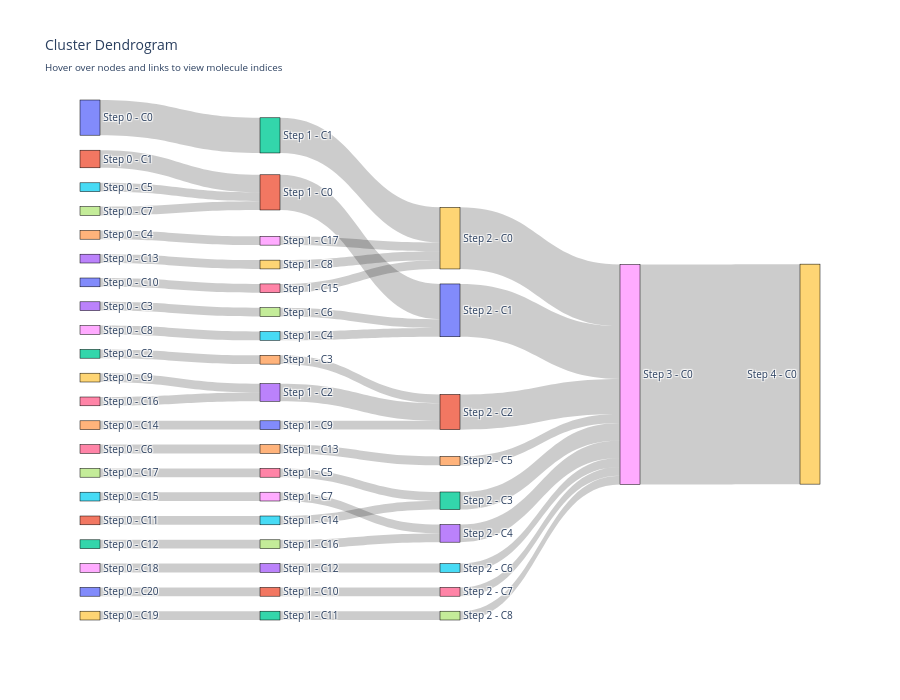

Write notebook code for a chart like this one.
### Code cell
cluster_dendrogram(smiles, min_size=0, steps = 5)

### Figure 1 — Plotly figure (JSON) as saved in the notebook; plotly's stock layout.template omitted (floating-point values rounded to 4 significant figures)
{"data": [{"link": {"customdata": ["4 molecules<br>Indices: [8, 5, 12, 21]", "2 molecules<br>Indices: [17, 23]", "1 molecules<br>Indices: [0]", "1 molecules<br>Indices: [1]", "1 molecules<br>Indices: [2]", "1 molecules<br>Indices: [3]", "1 molecules<br>Indices: [4]", "1 molecules<br>Indices: [6]", "1 molecules<br>Indices: [7]", "1 molecules<br>Indices: [9]", "1 molecules<br>Indices: [10]", "1 molecules<br>Indices: [11]", "1 molecules<br>Indices: [13]", "1 molecules<br>Indices: [14]", "1 molecules<br>Indices: [15]", "1 molecules<br>Indices: [16]", "1 molecules<br>Indices: [18]", "1 molecules<br>Indices: [19]", "1 molecules<br>Indices: [20]", "1 molecules<br>Indices: [22]", "1 molecules<br>Indices: [24]", "4 molecules<br>Indices: [17, 3, 6, 23]", "4 molecules<br>Indices: [8, 5, 12, 21]", "2 molecules<br>Indices: [9, 18]", "1 molecules<br>Indices: [0]", "1 molecules<br>Indices: [7]", "1 molecules<br>Indices: [19]", "1 molecules<br>Indices: [1]", "1 molecules<br>Indices: [16]", "1 molecules<br>Indices: [14]", "1 molecules<br>Indices: [15]", "1 molecules<br>Indices: [24]", "1 molecules<br>Indices: [22]", "1 molecules<br>Indices: [20]", "1 molecules<br>Indices: [4]", "1 molecules<br>Indices: [11]", "1 molecules<br>Indices: [10]", "1 molecules<br>Indices: [13]", "1 molecules<br>Indices: [2]", "7 molecules<br>Indices: [2, 5, 8, 10, 12, 14, 21]", "6 molecules<br>Indices: [1, 3, 6, 7, 17, 23]", "4 molecules<br>Indices: [0, 9, 18, 15]", "2 molecules<br>Indices: [11, 19]", "2 molecules<br>Indices: [16, 13]", "1 molecules<br>Indices: [4]", "1 molecules<br>Indices: [20]", "1 molecules<br>Indices: [24]", "1 molecules<br>Indices: [22]", "25 molecules<br>Indices: [0, 1, 2, 3, 4, 5, 6, 7, 8, 9, 10, 11, 12, 13, 14, 15, 16, 17, 18, 19, 20, 21, 22, 23, 24]"], "hovertemplate": "%{customdata}<extra></extra>", "source": [0, 1, 2, 3, 4, 5, 6, 7, 8, 9, 10, 11, 12, 13, 14, 15, 16, 17, 18, 19, 20, 21, 22, 23, 24, 25, 26, 27, 28, 29, 30, 31, 32, 33, 34, 35, 36, 37, 38, 39, 40, 41, 42, 43, 44, 45, 46, 47, 48], "target": [22, 21, 24, 27, 38, 21, 34, 21, 25, 23, 36, 35, 37, 29, 30, 28, 23, 26, 33, 32, 31, 40, 39, 41, 41, 40, 42, 40, 43, 39, 41, 46, 47, 45, 44, 42, 39, 43, 39, 48, 48, 48, 48, 48, 48, 48, 48, 48, 49], "value": [4, 2, 1, 1, 1, 1, 1, 1, 1, 1, 1, 1, 1, 1, 1, 1, 1, 1, 1, 1, 1, 4, 4, 2, 1, 1, 1, 1, 1, 1, 1, 1, 1, 1, 1, 1, 1, 1, 1, 7, 6, 4, 2, 2, 1, 1, 1, 1, 25]}, "node": {"customdata": ["Step 0 - C0<br>Molecules: [5, 8, 12, 21]", "Step 0 - C1<br>Molecules: [17, 23]", "Step 0 - C2<br>Molecules: [0]", "Step 0 - C3<br>Molecules: [1]", "Step 0 - C4<br>Molecules: [2]", "Step 0 - C5<br>Molecules: [3]", "Step 0 - C6<br>Molecules: [4]", "Step 0 - C7<br>Molecules: [6]", "Step 0 - C8<br>Molecules: [7]", "Step 0 - C9<br>Molecules: [9]", "Step 0 - C10<br>Molecules: [10]", "Step 0 - C11<br>Molecules: [11]", "Step 0 - C12<br>Molecules: [13]", "Step 0 - C13<br>Molecules: [14]", "Step 0 - C14<br>Molecules: [15]", "Step 0 - C15<br>Molecules: [16]", "Step 0 - C16<br>Molecules: [18]", "Step 0 - C17<br>Molecules: [19]", "Step 0 - C18<br>Molecules: [20]", "Step 0 - C19<br>Molecules: [22]", "Step 0 - C20<br>Molecules: [24]", "Step 1 - C0<br>Molecules: [6, 17, 23, 3]", "Step 1 - C1<br>Molecules: [5, 8, 12, 21]", "Step 1 - C2<br>Molecules: [9, 18]", "Step 1 - C3<br>Molecules: [0]", "Step 1 - C4<br>Molecules: [7]", "Step 1 - C5<br>Molecules: [19]", "Step 1 - C6<br>Molecules: [1]", "Step 1 - C7<br>Molecules: [16]", "Step 1 - C8<br>Molecules: [14]", "Step 1 - C9<br>Molecules: [15]", "Step 1 - C10<br>Molecules: [24]", "Step 1 - C11<br>Molecules: [22]", "Step 1 - C12<br>Molecules: [20]", "Step 1 - C13<br>Molecules: [4]", "Step 1 - C14<br>Molecules: [11]", "Step 1 - C15<br>Molecules: [10]", "Step 1 - C16<br>Molecules: [13]", "Step 1 - C17<br>Molecules: [2]", "Step 2 - C0<br>Molecules: [14, 5, 8, 12, 21, 10, 2]", "Step 2 - C1<br>Molecules: [6, 17, 23, 3, 1, 7]", "Step 2 - C2<br>Molecules: [0, 9, 18, 15]", "Step 2 - C3<br>Molecules: [11, 19]", "Step 2 - C4<br>Molecules: [13, 16]", "Step 2 - C5<br>Molecules: [4]", "Step 2 - C6<br>Molecules: [20]", "Step 2 - C7<br>Molecules: [24]", "Step 2 - C8<br>Molecules: [22]", "Step 3 - C0<br>Molecules: [4, 11, 19, 20, 0, 9, 18, 15, 14, 5, 8, 12, 21, 10, 2, 6, 17, 23, 3, 1, 7, 13, 16, 24, 22]", "Step 4 - C0<br>Molecules: [4, 11, 19, 20, 0, 9, 18, 15, 14, 5, 8, 12, 21, 10, 2, 6, 17, 23, 3, 1, 7, 13, 16, 24, 22]"], "hovertemplate": "%{customdata}<extra></extra>", "label": ["Step 0 - C0", "Step 0 - C1", "Step 0 - C2", "Step 0 - C3", "Step 0 - C4", "Step 0 - C5", "Step 0 - C6", "Step 0 - C7", "Step 0 - C8", "Step 0 - C9", "Step 0 - C10", "Step 0 - C11", "Step 0 - C12", "Step 0 - C13", "Step 0 - C14", "Step 0 - C15", "Step 0 - C16", "Step 0 - C17", "Step 0 - C18", "Step 0 - C19", "Step 0 - C20", "Step 1 - C0", "Step 1 - C1", "Step 1 - C2", "Step 1 - C3", "Step 1 - C4", "Step 1 - C5", "Step 1 - C6", "Step 1 - C7", "Step 1 - C8", "Step 1 - C9", "Step 1 - C10", "Step 1 - C11", "Step 1 - C12", "Step 1 - C13", "Step 1 - C14", "Step 1 - C15", "Step 1 - C16", "Step 1 - C17", "Step 2 - C0", "Step 2 - C1", "Step 2 - C2", "Step 2 - C3", "Step 2 - C4", "Step 2 - C5", "Step 2 - C6", "Step 2 - C7", "Step 2 - C8", "Step 3 - C0", "Step 4 - C0"], "line": {"color": "black", "width": 0.5}, "pad": 15, "thickness": 20}, "type": "sankey"}], "layout": {"font": {"size": 10}, "height": 700, "title": {"text": "Cluster Dendrogram<br><sub>Hover over nodes and links to view molecule indices</sub>"}}}
